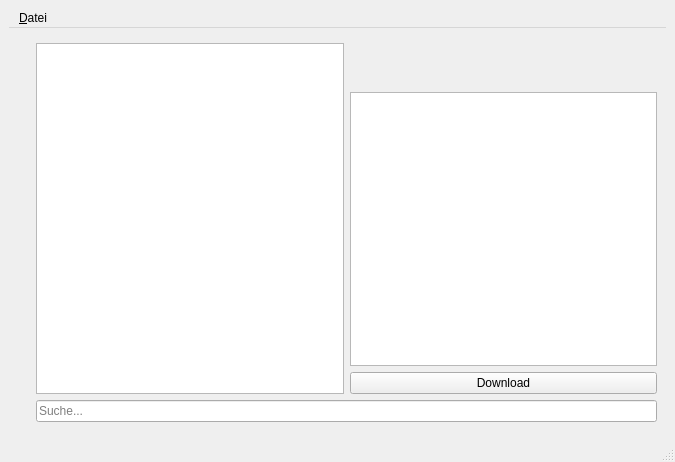
<?xml version="1.0" encoding="UTF-8"?>
<ui version="4.0">
 <class>MainWindow</class>
 <widget class="QMainWindow" name="MainWindow">
  <property name="geometry">
   <rect>
    <x>0</x>
    <y>0</y>
    <width>675</width>
    <height>462</height>
   </rect>
  </property>
  <property name="windowTitle">
   <string>LarryViewer</string>
  </property>
  <property name="styleSheet">
   <string notr="true"/>
  </property>
  <widget class="QWidget" name="centralwidget">
   <layout class="QGridLayout" name="gridLayout_2">
    <item row="0" column="0" rowspan="2" colspan="4">
     <widget class="QMenuBar" name="menubar">
      <widget class="QMenu" name="menuDatei">
       <property name="styleSheet">
        <string notr="true">QMenu {
	color: white !important;
}</string>
       </property>
       <property name="tearOffEnabled">
        <bool>false</bool>
       </property>
       <property name="title">
        <string>&amp;Datei</string>
       </property>
       <addaction name="actSettings"/>
       <addaction name="actUpload"/>
      </widget>
      <addaction name="menuDatei"/>
     </widget>
    </item>
    <item row="6" column="3">
     <widget class="QStackedWidget" name="mainStack">
      <property name="currentIndex">
       <number>0</number>
      </property>
      <widget class="QWidget" name="pgEntryList">
       <layout class="QGridLayout" name="gridLayout">
        <item row="5" column="0" colspan="2">
         <widget class="QLineEdit" name="txtSearch">
          <property name="placeholderText">
           <string>Suche...</string>
          </property>
         </widget>
        </item>
        <item row="3" column="1">
         <widget class="QTextBrowser" name="txtDescription">
          <property name="openExternalLinks">
           <bool>true</bool>
          </property>
         </widget>
        </item>
        <item row="0" column="0" rowspan="5">
         <widget class="QListWidget" name="lsEntries">
          <property name="styleSheet">
           <string notr="true">QListItemWidget[larry=&quot;true&quot;]	{color: blue;}</string>
          </property>
         </widget>
        </item>
        <item row="1" column="1">
         <widget class="QLabel" name="lblAuthor">
          <property name="font">
           <font>
            <italic>false</italic>
           </font>
          </property>
          <property name="autoFillBackground">
           <bool>true</bool>
          </property>
          <property name="text">
           <string/>
          </property>
          <property name="alignment">
           <set>Qt::AlignCenter</set>
          </property>
         </widget>
        </item>
        <item row="4" column="1">
         <widget class="QPushButton" name="btnDownload">
          <property name="text">
           <string>Download</string>
          </property>
         </widget>
        </item>
        <item row="0" column="1">
         <widget class="QLabel" name="lblTitle">
          <property name="font">
           <font>
            <pointsize>11</pointsize>
            <weight>75</weight>
            <bold>true</bold>
           </font>
          </property>
          <property name="autoFillBackground">
           <bool>true</bool>
          </property>
          <property name="text">
           <string/>
          </property>
          <property name="alignment">
           <set>Qt::AlignCenter</set>
          </property>
         </widget>
        </item>
       </layout>
      </widget>
      <widget class="QWidget" name="pgEntry">
       <layout class="QGridLayout" name="gridLayout_5">
        <item row="0" column="1">
         <layout class="QGridLayout" name="gridLayout_4">
          <item row="5" column="0">
           <widget class="QPushButton" name="e_btnUpdate">
            <property name="text">
             <string>Änderungen speichern</string>
            </property>
           </widget>
          </item>
          <item row="0" column="0" colspan="2">
           <widget class="QLabel" name="e_lblTitle">
            <property name="minimumSize">
             <size>
              <width>0</width>
              <height>40</height>
             </size>
            </property>
            <property name="font">
             <font>
              <pointsize>12</pointsize>
              <weight>75</weight>
              <bold>true</bold>
             </font>
            </property>
            <property name="text">
             <string>TextLabel</string>
            </property>
            <property name="alignment">
             <set>Qt::AlignCenter</set>
            </property>
           </widget>
          </item>
          <item row="2" column="0" colspan="2">
           <widget class="QTextBrowser" name="e_txtDescription">
            <property name="readOnly">
             <bool>true</bool>
            </property>
           </widget>
          </item>
          <item row="1" column="1">
           <widget class="QPushButton" name="e_btnDownload">
            <property name="sizePolicy">
             <sizepolicy hsizetype="Minimum" vsizetype="Minimum">
              <horstretch>0</horstretch>
              <verstretch>0</verstretch>
             </sizepolicy>
            </property>
            <property name="text">
             <string>Download</string>
            </property>
            <property name="icon">
             <iconset theme="download">
              <normaloff>.</normaloff>.</iconset>
            </property>
            <property name="autoExclusive">
             <bool>false</bool>
            </property>
            <property name="flat">
             <bool>false</bool>
            </property>
           </widget>
          </item>
          <item row="4" column="0" colspan="2">
           <widget class="QGroupBox" name="groupBox_2">
            <property name="title">
             <string>Kommentare</string>
            </property>
            <layout class="QGridLayout" name="gridLayout_7">
             <item row="0" column="0">
              <layout class="QGridLayout" name="e_layComments"/>
             </item>
            </layout>
           </widget>
          </item>
          <item row="1" column="0">
           <widget class="QGroupBox" name="groupBox">
            <property name="minimumSize">
             <size>
              <width>0</width>
              <height>0</height>
             </size>
            </property>
            <property name="title">
             <string>Niveau</string>
            </property>
            <layout class="QVBoxLayout" name="verticalLayout_2">
             <item>
              <widget class="QSpinBox" name="spnNiveau"/>
             </item>
             <item>
              <layout class="QVBoxLayout" name="verticalLayout"/>
             </item>
            </layout>
           </widget>
          </item>
          <item row="5" column="1">
           <widget class="QPushButton" name="e_btnDelete">
            <property name="text">
             <string>Eintrag löschen</string>
            </property>
           </widget>
          </item>
          <item row="6" column="0" colspan="2">
           <widget class="QPushButton" name="e_btnBack">
            <property name="text">
             <string>Zurück zur Liste</string>
            </property>
           </widget>
          </item>
         </layout>
        </item>
       </layout>
      </widget>
     </widget>
    </item>
   </layout>
  </widget>
  <widget class="QStatusBar" name="statusbar"/>
  <action name="actSettings">
   <property name="text">
    <string>&amp;Einstellungen</string>
   </property>
  </action>
  <action name="actUpload">
   <property name="text">
    <string>&amp;Szenario hochladen...</string>
   </property>
  </action>
 </widget>
 <resources/>
 <connections/>
</ui>
